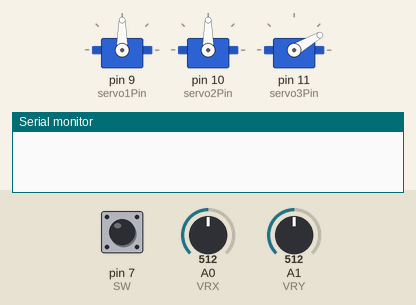
Simulated run of this sketch. Board: Arduino Uno, built with avr-gcc and run on an emulated ATmega328P. Shown: 3 × servo, the last lines printed to the serial monitor. The test bench sets the inputs (shaded band); at power-on: pin 7 (SW) HIGH, A0 (VRX) = 512, A1 (VRY) = 512.

Above: at 1.2 s.
1.3 s: pin 7 (SW) pulled LOW for 0.15 s
At 3.4 s:
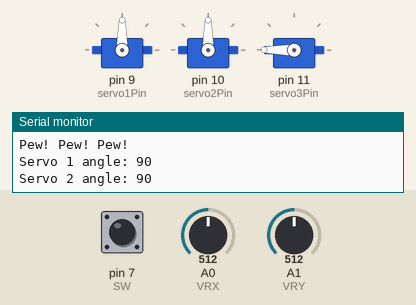
3.8 s: A0 (VRX) set to 716
At 4.6 s:
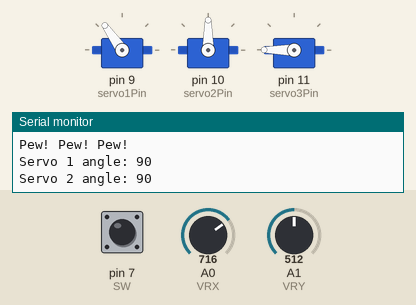
5.3 s: A1 (VRY) set to 716
At 5.7 s:
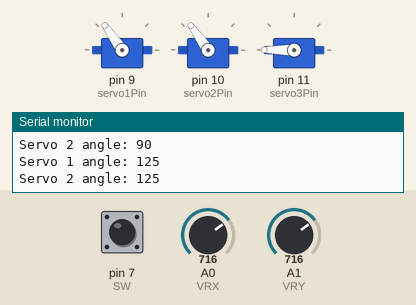
6.8 s: A0 (VRX) set to 900
At 8.0 s:
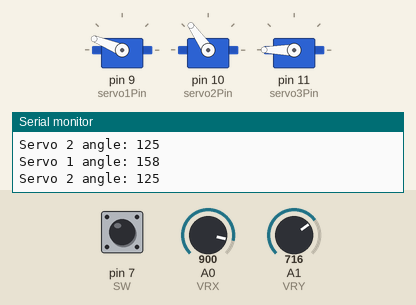
8.3 s: A1 (VRY) set to 900
At 9.2 s:
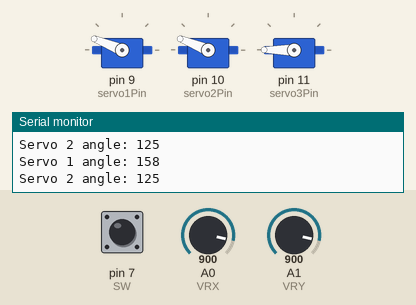
9.8 s: pin 7 (SW) pulled LOW for 1 s
At 10.3 s:
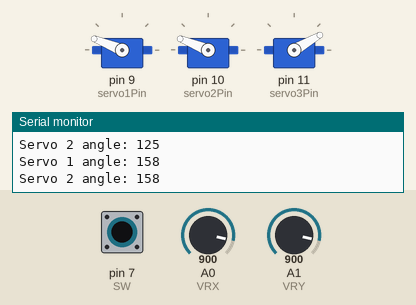
Timing chart, 0 to 12.8 s (numbered marks = the images above; inputs shaded):
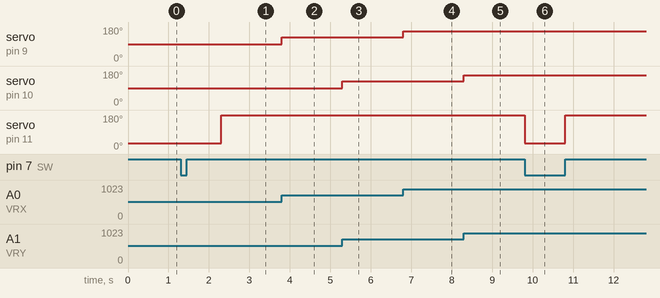

The sketch:

servomotors.ino
```cpp
#include <Servo.h>

// Define servo objects
Servo servo1;
Servo servo2;
Servo servo3;

// Pins for the servos
int servo1Pin = 9;
int servo2Pin = 10;
int servo3Pin = 11;

// Variables to store the current angle of servos
int angle1 = 90; // initial angle for servo1
int angle2 = 90; // initial angle for servo2
int angle3 = 30; // initial angle for servo3

// Define the increment for changing the angle
// int angleIncrement = 10;

// Joystick pins
const int VRX = A0;
const int VRY = A1;
const int SW = 7;

// Variables to store joystick values
int joyX, joyY;
bool buttonPressed = false;

unsigned long lastUpdateTime = 0; // variable to store the last update time

void setup() {
  // Attach servos to their pins
  servo1.attach(servo1Pin);
  servo2.attach(servo2Pin);
  servo3.attach(servo3Pin);

  // Initialize servos to their initial position
  servo1.write(angle1);
  servo2.write(angle2);
  servo3.write(angle3);

  // Set joystick button pin as input
  pinMode(SW, INPUT_PULLUP);

  // Begin serial communication at 9600 baud rate
  Serial.begin(9600);
}

void loop() {
  // Read joystick values
  joyX = analogRead(VRX);
  joyY = analogRead(VRY);

  // Map joystick values to servo angles
  int servo1Angle = map(joyX, 0, 1023, 0, 180);
  int servo2Angle = map(joyY, 0, 1023, 0, 180);

  // Control servo1 (left-right movement)
  if (servo1Angle != angle1) {
    angle1 = servo1Angle;
    servo1.write(angle1);
  }

  // Control servo2 (up-down movement)
  if (servo2Angle != angle2) {
    angle2 = servo2Angle;
    servo2.write(angle2);
  }

  // Print servo angles every 2 seconds
  if (millis() - lastUpdateTime >= 2000) {
    Serial.print("Servo 1 angle: ");
    Serial.println(angle1);
    Serial.print("Servo 2 angle: ");
    Serial.println(angle2);
    lastUpdateTime = millis();
  }

  // Check joystick button press
  if (digitalRead(SW) == LOW && !buttonPressed) {
    buttonPressed = true;
    servo3.write(angle3);
    delay(1000);
    servo3.write(180);
    delay(1000);
    Serial.println("Pew! Pew! Pew!");
  } else if (digitalRead(SW) == HIGH) {
    buttonPressed = false;
  }
}
```

Measured:
- after the input at 1.3 s, servo on pin 11 (servo3Pin): 30° → 180° after 1.0 s
- after the input at 3.8 s, servo on pin 9 (servo1Pin): 90° → 125° at once
- after the input at 5.3 s, servo on pin 10 (servo2Pin): 90° → 125° at once
- after the input at 6.8 s, servo on pin 9 (servo1Pin): 125° → 158° at once
- after the input at 8.3 s, servo on pin 10 (servo2Pin): 125° → 158° at once
- after the input at 9.8 s, servo on pin 11 (servo3Pin): 180° → 30° at once, → 180° 1.0 s later
